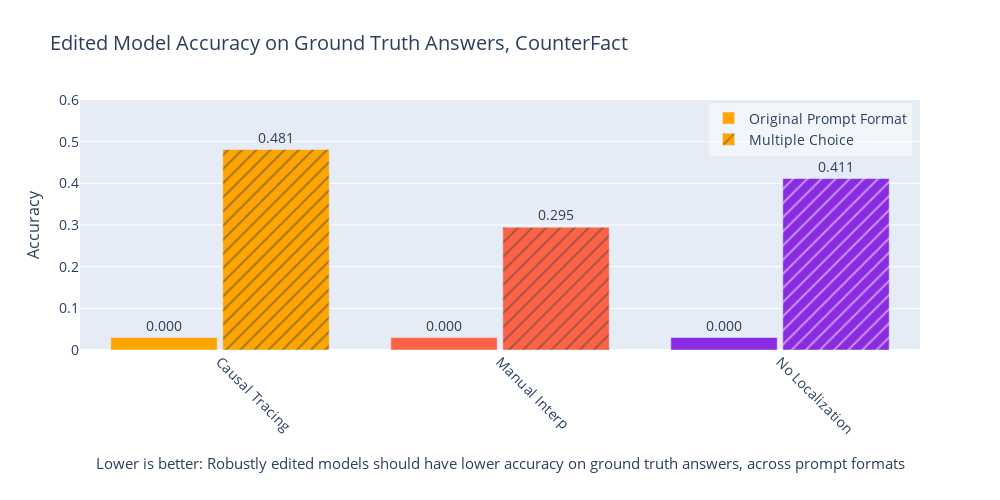

Write notebook code for a chart like this one.
### Code cell
import plotly.graph_objects as go
import numpy as np

# Define color map and rename "new_forget_ct"
color_map = {
    "new_forget_ct": "#FFA500",  # Standard orange
    "manual_interp": "#FF6347",  # Tomato (a softer red)
    "nonlocalized": "#8A2BE2"    # Blue Violet (a vibrant purple)
}
name_map = {
    "new_forget_ct": "Causal Tracing",
    "manual_interp": "Manual Interp",
    "nonlocalized": "No Localization"
}

# Filter the data to include only the specified localization types
filtered_df = combined_df.loc[list(name_map.keys())]

# Data
localization_types = filtered_df.index
forget_fact_accuracy = filtered_df['forget_fact_accuracy']
mc_forget_mean = filtered_df['mc_forget_mean']

# Function to get color
def get_color(localization_type):
    return color_map[localization_type]

# Function to get name
def get_name(localization_type):
    return name_map[localization_type]

# Function to adjust near-zero values
def adjust_near_zero(values, min_height=0.03):
    return np.maximum(values, min_height)

# Create figure
fig = go.Figure()

# Add bars for forget_fact_accuracy (Original Prompt Format) and mc_forget_mean (Multiple Choice)
for i, lt in enumerate(localization_types):
    fig.add_trace(
        go.Bar(
            x=[get_name(lt)],
            y=[adjust_near_zero(forget_fact_accuracy[lt])],
            text=[f"{forget_fact_accuracy[lt]:.3f}"],
            textposition='outside',
            name='Original Prompt Format' if i == 0 else None,
            marker_color=get_color(lt),
            textfont=dict(size=14),
            offsetgroup=0,
            showlegend=i == 0
        )
    )
    fig.add_trace(
        go.Bar(
            x=[get_name(lt)],
            y=[adjust_near_zero(mc_forget_mean[lt])],
            text=[f"{mc_forget_mean[lt]:.3f}"],
            textposition='outside',
            name='Multiple Choice' if i == 0 else None,
            marker_color=get_color(lt),
            marker_pattern_shape="/",
            textfont=dict(size=14),
            offsetgroup=1,
            showlegend=i == 0
        )
    )

# Update layout
fig.update_layout(
    height=500, width=1000,
    title_text="Edited Model Accuracy on Ground Truth Answers, CounterFact",
    title_font=dict(size=20),
    showlegend=True,
    yaxis=dict(range=[0, 0.6], title='Accuracy', title_font=dict(size=16), tickfont=dict(size=14)),
    font=dict(size=14),  # This sets a base font size for all text
    margin=dict(b=150),  # Increase bottom margin to make room for the text
    barmode='group',  # Group bars for each localization type
    bargap=0.2,  # Gap between bar groups
    bargroupgap=0.05  # Gap between bars within a group
)

# Update x-axis
fig.update_xaxes(tickangle=45, tickfont=dict(size=14))

# Add explanatory text at the bottom
fig.add_annotation(
    text="Lower is better: Robustly edited models should have lower accuracy on ground truth answers, across prompt formats",
    xref="paper", yref="paper",
    x=0.5, y=-0.5,  # Positioned lower to avoid overlap
    showarrow=False,
    font=dict(size=15),
    align="center",
)

# Update legend
fig.update_layout(
    legend=dict(
        yanchor="top",
        y=0.99,
        xanchor="right",
        x=0.99,
        bgcolor="rgba(255, 255, 255, 0.5)",  # Semi-transparent white background
    )
)

# Show plot
fig.show()

### Figure 1 — Plotly figure (JSON) as saved in the notebook; plotly's stock layout.template omitted (floating-point values rounded to 4 significant figures)
{"data": [{"marker": {"color": "#FFA500"}, "name": "Original Prompt Format", "offsetgroup": "0", "showlegend": true, "text": ["0.000"], "textfont": {"size": 14}, "textposition": "outside", "type": "bar", "x": ["Causal Tracing"], "y": [0.03]}, {"marker": {"color": "#FFA500", "pattern": {"shape": "/"}}, "name": "Multiple Choice", "offsetgroup": "1", "showlegend": true, "text": ["0.481"], "textfont": {"size": 14}, "textposition": "outside", "type": "bar", "x": ["Causal Tracing"], "y": [0.4812]}, {"marker": {"color": "#FF6347"}, "offsetgroup": "0", "showlegend": false, "text": ["0.000"], "textfont": {"size": 14}, "textposition": "outside", "type": "bar", "x": ["Manual Interp"], "y": [0.03]}, {"marker": {"color": "#FF6347", "pattern": {"shape": "/"}}, "offsetgroup": "1", "showlegend": false, "text": ["0.295"], "textfont": {"size": 14}, "textposition": "outside", "type": "bar", "x": ["Manual Interp"], "y": [0.2947]}, {"marker": {"color": "#8A2BE2"}, "offsetgroup": "0", "showlegend": false, "text": ["0.000"], "textfont": {"size": 14}, "textposition": "outside", "type": "bar", "x": ["No Localization"], "y": [0.03]}, {"marker": {"color": "#8A2BE2", "pattern": {"shape": "/"}}, "offsetgroup": "1", "showlegend": false, "text": ["0.411"], "textfont": {"size": 14}, "textposition": "outside", "type": "bar", "x": ["No Localization"], "y": [0.4115]}], "layout": {"annotations": [{"align": "center", "font": {"size": 15}, "showarrow": false, "text": "Lower is better: Robustly edited models should have lower accuracy on ground truth answers, across prompt formats", "x": 0.5, "xref": "paper", "y": -0.5, "yref": "paper"}], "bargap": 0.2, "bargroupgap": 0.05, "barmode": "group", "font": {"size": 14}, "height": 500, "legend": {"bgcolor": "rgba(255, 255, 255, 0.5)", "x": 0.99, "xanchor": "right", "y": 0.99, "yanchor": "top"}, "margin": {"b": 150}, "showlegend": true, "title": {"font": {"size": 20}, "text": "Edited Model Accuracy on Ground Truth Answers, CounterFact"}, "width": 1000, "xaxis": {"tickangle": 45, "tickfont": {"size": 14}}, "yaxis": {"range": [0, 0.6], "tickfont": {"size": 14}, "title": {"font": {"size": 16}, "text": "Accuracy"}}}}
